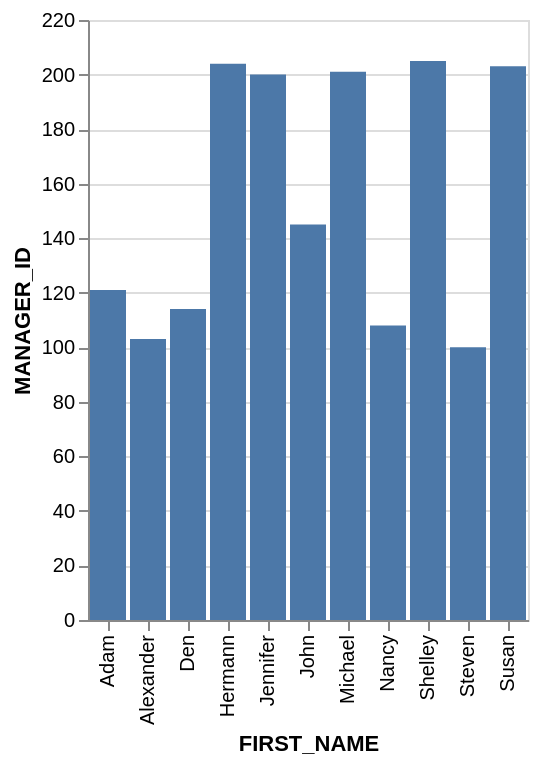

The specification (Vega-Lite) saved for this image:
### Vega-Lite specification from a JSON file in a GitHub repository (floating-point values rounded to 4 significant figures)
{"data": {"values": [{"x_data": "Steven", "y_data": 100}, {"x_data": "Alexander", "y_data": 103}, {"x_data": "Nancy", "y_data": 108}, {"x_data": "Den", "y_data": 114}, {"x_data": "Adam", "y_data": 121}, {"x_data": "John", "y_data": 145}, {"x_data": "Jennifer", "y_data": 200}, {"x_data": "Michael", "y_data": 201}, {"x_data": "Susan", "y_data": 203}, {"x_data": "Hermann", "y_data": 204}, {"x_data": "Shelley", "y_data": 205}]}, "mark": "bar", "encoding": {"x": {"field": "x_data", "type": "nominal", "title": "FIRST_NAME", "sort": "ascending"}, "y": {"field": "y_data", "type": "quantitative", "title": "MANAGER_ID"}}}
